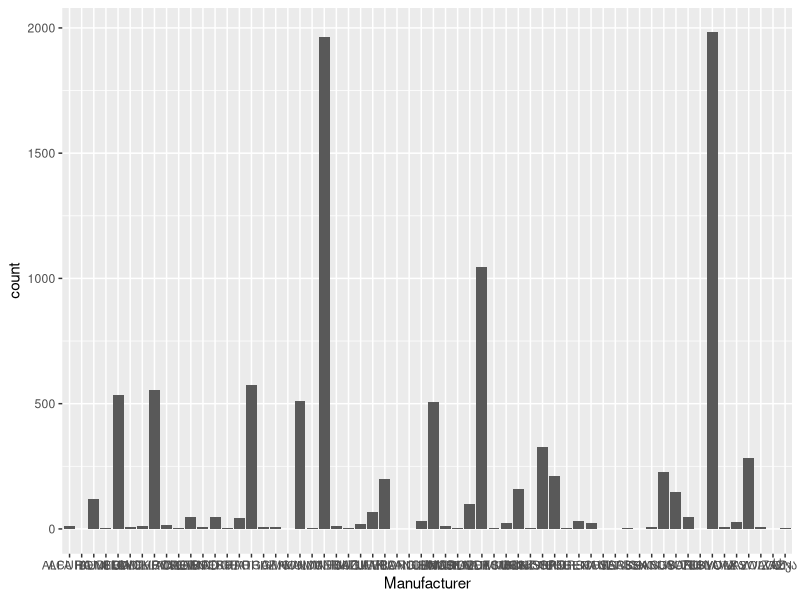
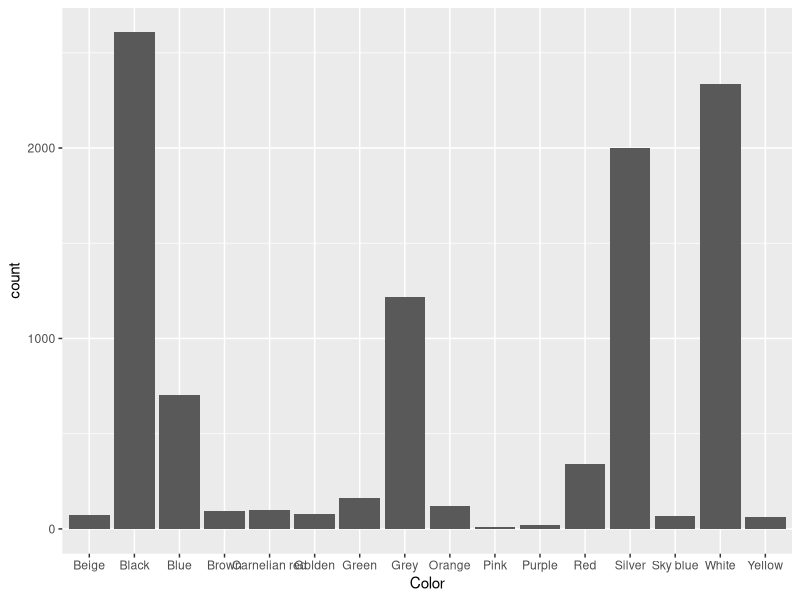

The R script that drew these images, in order:
# Multiple Linear Regression on Car Price Prediction data

library(tidyverse)
dataset=read.csv("car_price_prediction_for_R.csv")

#First we will explore the dataset to have a better understanding of what's in it
view(dataset)
glimpse(dataset)
length(dataset)
names(dataset)
summary(dataset)

#Here are a couple of plots that help illustrate a couple of the variables in this dataset
ggplot(data=dataset,
       aes(Manufacturer))+
  geom_bar()

ggplot(data=dataset,
       aes(Color))+
  geom_bar()


#Missing value
colSums(is.na(dataset))
#From this function we see that there are no missing values

#Splitting the data into 2 sets
library(caTools)
set.seed(100)
split=sample.split(dataset$Price, SplitRatio = 0.8) #80% training 20% testing
training_set=subset(dataset,split==TRUE)
test_set=subset(dataset,split=FALSE)

#Multiple linear regression training

names(dataset)
MLR=lm(formula=Price~.,
       data=training_set)
summary(MLR)

# Due to how many variables there are it is not practical or useful to write out the formula
#           for the regression. 
#Note that when looking at a specific vaiable,
#            if the p value of the variable is >.05, the variable claimed as not statistically 
#           significant

#Mean square error
summ=summary(MLR)
MSE=(mean(summ$residuals^2))
paste("Mean squared error", MSE)
# Our mean squared error is approximately: 131,416,298.81


#R-square = 69.69% from summary
summary(MLR)
#How much a variation of a dependent variable is explained by independent variables
#Higher value means good model
#This model R square value is 69.69% and that means its a good model
# A value less than 50% it is not a good model
# A value less than 30% is is a poor model
